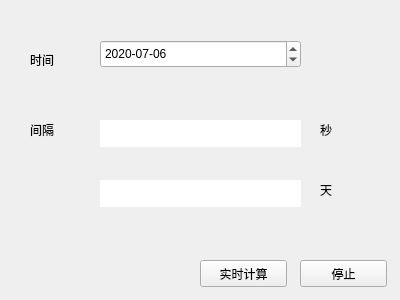
<?xml version="1.0" encoding="UTF-8"?>
<ui version="4.0">
 <class>Form</class>
 <widget class="QWidget" name="Form">
  <property name="geometry">
   <rect>
    <x>0</x>
    <y>0</y>
    <width>400</width>
    <height>300</height>
   </rect>
  </property>
  <property name="windowTitle">
   <string>计算时间</string>
  </property>
  <widget class="QLabel" name="label_4">
   <property name="geometry">
    <rect>
     <x>320</x>
     <y>180</y>
     <width>66</width>
     <height>19</height>
    </rect>
   </property>
   <property name="text">
    <string>天</string>
   </property>
  </widget>
  <widget class="QLineEdit" name="secondEdit">
   <property name="enabled">
    <bool>true</bool>
   </property>
   <property name="geometry">
    <rect>
     <x>100</x>
     <y>120</y>
     <width>201</width>
     <height>27</height>
    </rect>
   </property>
   <property name="frame">
    <bool>false</bool>
   </property>
   <property name="readOnly">
    <bool>true</bool>
   </property>
  </widget>
  <widget class="QLineEdit" name="dayEdit">
   <property name="enabled">
    <bool>true</bool>
   </property>
   <property name="geometry">
    <rect>
     <x>100</x>
     <y>180</y>
     <width>201</width>
     <height>27</height>
    </rect>
   </property>
   <property name="frame">
    <bool>false</bool>
   </property>
   <property name="readOnly">
    <bool>true</bool>
   </property>
  </widget>
  <widget class="QLabel" name="label_3">
   <property name="geometry">
    <rect>
     <x>320</x>
     <y>120</y>
     <width>66</width>
     <height>19</height>
    </rect>
   </property>
   <property name="text">
    <string>秒</string>
   </property>
  </widget>
  <widget class="QLabel" name="label">
   <property name="geometry">
    <rect>
     <x>30</x>
     <y>50</y>
     <width>66</width>
     <height>19</height>
    </rect>
   </property>
   <property name="text">
    <string>时间</string>
   </property>
  </widget>
  <widget class="QLabel" name="label_2">
   <property name="geometry">
    <rect>
     <x>30</x>
     <y>120</y>
     <width>66</width>
     <height>19</height>
    </rect>
   </property>
   <property name="text">
    <string>间隔</string>
   </property>
  </widget>
  <widget class="QDateEdit" name="dateEdit">
   <property name="geometry">
    <rect>
     <x>100</x>
     <y>40</y>
     <width>201</width>
     <height>28</height>
    </rect>
   </property>
   <property name="displayFormat">
    <string>yyyy-MM-dd</string>
   </property>
   <property name="date">
    <date>
     <year>2020</year>
     <month>7</month>
     <day>6</day>
    </date>
   </property>
  </widget>
  <widget class="QPushButton" name="stopCompute">
   <property name="geometry">
    <rect>
     <x>300</x>
     <y>260</y>
     <width>87</width>
     <height>27</height>
    </rect>
   </property>
   <property name="text">
    <string>停止</string>
   </property>
  </widget>
  <widget class="QPushButton" name="computeRealtime">
   <property name="geometry">
    <rect>
     <x>200</x>
     <y>260</y>
     <width>87</width>
     <height>27</height>
    </rect>
   </property>
   <property name="text">
    <string>实时计算</string>
   </property>
  </widget>
 </widget>
 <resources/>
 <connections/>
</ui>
